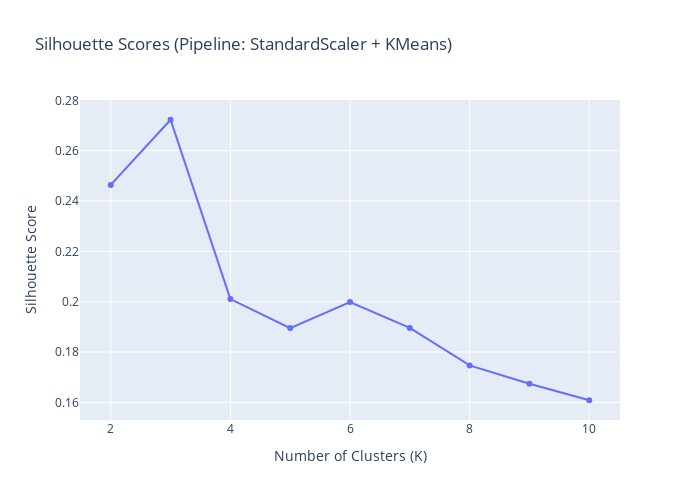

This figure's notebook cell:
### Code cell
sil_scores = []
K_values_sil = list(range(2, 11))

for k in K_values_sil:
    pipe.set_params(kmeans__n_clusters=k)
    pipe.fit(X)

    labels = pipe["kmeans"].labels_

    sil = silhouette_score(X, labels)

    sil_scores.append(sil)


fig = px.line(
    x=K_values_sil,
    y=sil_scores,
    markers=True,
    title="Silhouette Scores (Pipeline: StandardScaler + KMeans)",
    labels={"x": "Number of Clusters (K)", "y": "Silhouette Score"}
)

fig.update_layout(height=500, width=700)
fig.show()

### Figure 1 — Plotly figure (JSON) as saved in the notebook; plotly's stock layout.template omitted (floating-point values rounded to 4 significant figures)
{"data": [{"hovertemplate": "Number of Clusters (K)=%{x}<br>Silhouette Score=%{y}<extra></extra>", "legendgroup": "", "line": {"color": "#636efa", "dash": "solid"}, "marker": {"symbol": "circle"}, "mode": "lines+markers", "name": "", "orientation": "v", "showlegend": false, "type": "scatter", "x": [2, 3, 4, 5, 6, 7, 8, 9, 10], "xaxis": "x", "y": [0.2464, 0.2723, 0.201, 0.1895, 0.1998, 0.1896, 0.1747, 0.1674, 0.1608], "yaxis": "y"}], "layout": {"height": 500, "legend": {"tracegroupgap": 0}, "title": {"text": "Silhouette Scores (Pipeline: StandardScaler + KMeans)"}, "width": 700, "xaxis": {"anchor": "y", "domain": [0, 1], "title": {"text": "Number of Clusters (K)"}}, "yaxis": {"anchor": "x", "domain": [0, 1], "title": {"text": "Silhouette Score"}}}}
